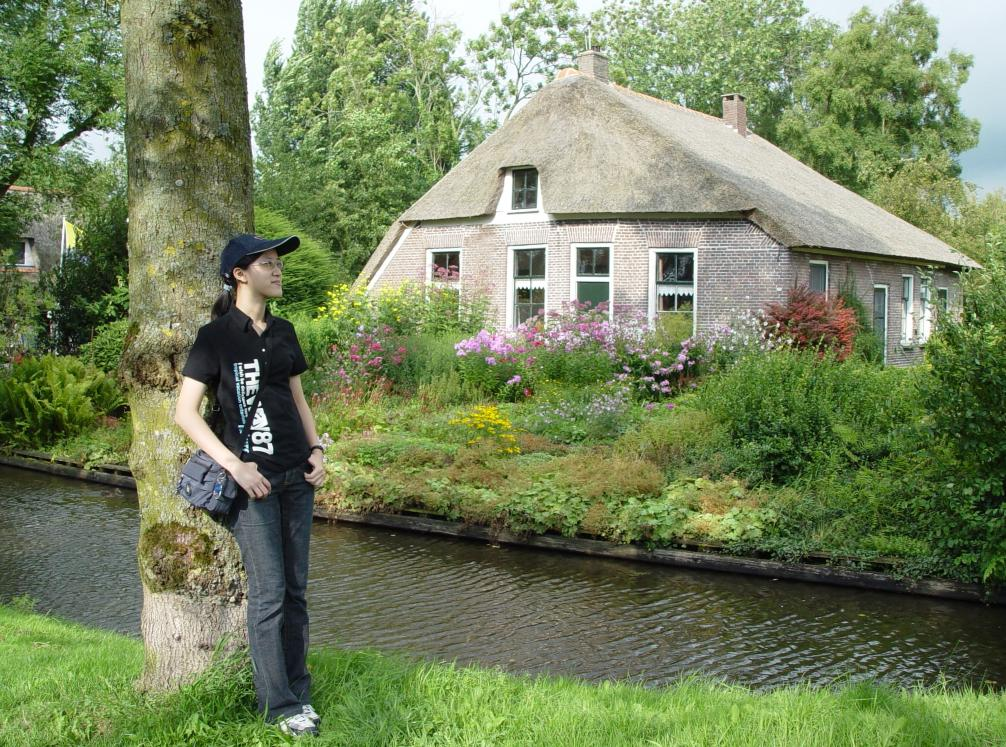
%> input picture MATLAB/GCmex1.8/outdoor_small.jpg, 1006 x 747 px
$ octave --eval "gc_example;"   (GNU Octave 9; MATLAB toolbox functions it lacks are replaced by stand-ins)
%> lines starting %> are read from the running program, lines starting %| are printed output that depends on the picture
### MATLAB/GCmex1.8/GraphCut.m
function [gch, varargout] = GraphCut(mode, varargin)
%
%   Performing Graph Cut energy minimization operations on a 2D grid.
%
%   Usage:
%       [gch ...] = GraphCut(mode, ...);
%
%
%   Inputs:
%   - mode: a string specifying mode of operation. See details below.
%
%   Output:
%   - gch: A handle to the constructed graph. Handle this handle with care
%          and don't forget to close it in the end!
%
%   Possible modes:
%   - 'open': Create a new graph object
%           [gch] = GraphCut('open', DataCost, SmoothnessCost);
%           [gch] = GraphCut('open', DataCost, SmoothnessCost, vC, hC);
%           [gch] = GraphCut('open', DataCost, SmoothnessCost, SparseSmoothness);
%
%       Inputs:
%           - DataCost a height by width by num_labels matrix where
%             Dc(r,c,l) equals the cost for assigning label l to pixel at (r,c)
%             Note that the graph dimensions, and the number of labels are deduced
%             form the size of the DataCost matrix.
%             When using SparseSmoothness Dc is of (L)x(P) where L is the
%             number of labels and P is the number of nodes/pixels in the
%             graph.
%           - SmoothnessCost a #labels by #labels matrix where Sc(l1, l2)
%             is the cost of assigning neighboring pixels with label1 and
%             label2. This cost is spatialy invariant
%           - vC, hC:optional arrays defining spatialy varying smoothness cost.
%                       Single precission arrays of size width*height.
%                       The smoothness cost is computed using:
%                       V_pq(l1, l2) = V(l1, l2) * w_pq
%                       where V is the SmoothnessCost matrix
%                       w_pq is spatialy varying parameter:
%                       if p=(r,c) and q=(r+1,c) then w_pq = vCue(r,c)
%                       if p=(r,c) and q=(r,c+1) then w_pq = hCue(r,c)
%                       (therefore in practice the last column of vC and
%                       the last row of vC are not used).
%           - SparseSmoothness: a sparse matrix defining both the graph
%               structure (might be other than grid) and the spatialy varying
%               smoothness term. Must be real positive sparse matrix of size
%               num_pixels by num_pixels, each non zero entry (i,j) defines a link
%               between pixels i and j with w_pq = SparseSmoothness(i,j).
%
%   - 'set': Set labels
%           [gch] = GraphCut('set', gch, labels)
%
%       Inputs:
%           - labels: a width by height array containing a label per pixel.
%             Array should be the same size of the grid with values
%             [0..num_labels].
%
%
%   - 'get': Get current labeling
%           [gch labels] = GraphCut('get', gch)
%
%       Outputs:
%           - labels: a height by width array, containing a label per pixel.
%             note that labels values are in range [0..num_labels-1].
%
%
%   - 'energy': Get current values of energy terms
%           [gch se de] = GraphCut('energy', gch)
%           [gch e] = GraphCut('energy', gch)
%
%       Outputs:
%           - se: Smoothness energy term.
%           - de: Data energy term.
%           - e = se + de
%
%
%   - 'expand': Perform labels expansion
%           [gch labels] = GraphCut('expand', gch)
%           [gch labels] = GraphCut('expand', gch, iter)
%           [gch labels] = GraphCut('expand', gch, [], label)
%           [gch labels] = GraphCut('expand', gch, [], label, indices)
%
%       When no inputs are provided, GraphCut performs expansion steps
%       until it converges.
%
%       Inputs:
%           - iter: a double scalar, the maximum number of expand
%                    iterations to perform.
%           - label: scalar denoting the label for which to perfom
%                     expand step (labels are [0..num_labels-1]).
%           - indices: array of linear indices of pixels for which
%                        expand step is computed.
%
%       Outputs:
%           - labels: a width*height array of type int32, containing a
%              label per pixel. note that labels values must be is range
%              [0..num_labels-1].
%
%
%   - 'swap': Perform alpha - beta swappings
%           [gch labels] = GraphCut('swap', gch)
%           [gch labels] = GraphCut('swap', gch, iter)
%           [gch labels] = GraphCut('swap', gch, label1, label2)
%
%       When no inputs are provided, GraphCut performs alpha - beta swaps steps
%       until it converges.
%
%       Inputs:
%           - iter: a double scalar, the maximum number of swap
%                      iterations to perform.
%           - label1, label2: int32 scalars denoting two labels for swap
%                                       step.
%
%       Outputs:
%           - labels: a width*height array of type int32, containing a
%              label per pixel. note that labels values must be is range
%              [0..num_labels-1].
%
%
%   - 'close': Close the graph and release allocated resources.
%       [gch] = GraphCut('close', gch);
%
%
%
%   This wrapper for Matlab was written by Shai Bagon (shai.bagon@weizmann.ac.il).
%   Department of Computer Science and Applied Mathmatics
%   Wiezmann Institute of Science
%   http://www.wisdom.weizmann.ac.il/
%
%	The core cpp application was written by Olga Veksler
%	(available from http://www.csd.uwo.ca/faculty/olga/code.html):
%
%   [1] Efficient Approximate Energy Minimization via Graph Cuts
%        Yuri Boykov, Olga Veksler, Ramin Zabih,
%        IEEE transactions on PAMI, vol. 20, no. 12, p. 1222-1239, November
%        2001.
%
%   [2] What Energy Functions can be Minimized via Graph Cuts?
%        Vladimir Kolmogorov and Ramin Zabih.
%        IEEE Transactions on Pattern Analysis and Machine Intelligence
%        (PAMI), vol. 26, no. 2,
%        February 2004, pp. 147-159.
%
%   [3] An Experimental Comparison of Min-Cut/Max-Flow Algorithms
%        for Energy Minimization in Vision.
%        Yuri Boykov and Vladimir Kolmogorov.
%        In IEEE Transactions on Pattern Analysis and Machine Intelligence
%        (PAMI),
%        vol. 26, no. 9, September 2004, pp. 1124-1137.
%
%   [4] Matlab Wrapper for Graph Cut.
%        Shai Bagon.
%        in www.wisdom.weizmann.ac.il/~bagon, December 2006.
%
%   This software can be used only for research purposes, you should  cite ALL of
%   the aforementioned papers in any resulting publication.
%   If you wish to use this software (or the algorithms described in the
%   aforementioned paper)
%   for commercial purposes, you should be aware that there is a US patent:
%
%       R. Zabih, Y. Boykov, O. Veksler,
%       "System and method for fast approximate energy minimization via
%       graph cuts ",
%       United Stated Patent 6,744,923, June 1, 2004
%
%
%   The Software is provided "as is", without warranty of any kind.
%
%

switch lower(mode)
    case {'o', 'open'}
        % open a new graph cut
        if nargout ~= 1
            error('GraphCut:Open: wrong number of output arguments');
        end

        gch = OpenGraph(varargin{:});

    case {'c', 'close'}
        % close the GraphCut handle - free memory.
        if nargin ~= 2
            error('GraphCut:Close: Too many inputs');
        end
        gch = varargin{1};
        [gch] = GraphCutMex(gch, 'c');

    case {'g', 'get'}
        % get current labeling

        if nargout ~= 2
            error('GraphCut:GetLabels: wrong number of outputs');
        end
        [gch labels] = GetLabels(varargin{:});

        varargout{1} = labels;

    case {'s', 'set'}
        % set user defined labeling
        if nargout ~= 1
            error('GraphCut:SetLabels: Too many outputs');
        end

        [gch] = SetLabels(varargin{:});

    case {'en', 'n', 'energy'}
        % get current energy values
        if nargin ~= 2
            error('GraphCut:GetEnergy: too many input arguments');
        end
        gch = varargin{1};
        [gch se de] = GraphCutMex(gch, 'n');
        switch nargout
            case 2
                varargout{1} = se+de;
            case 3
                varargout{1} = se;
                varargout{2} = de;
            case 1
            otherwise
                error('GraphCut:GetEnergy: wrong number of output arguments')
        end


    case {'e', 'ex', 'expand'}
        % use expand steps to minimize energy
        if nargout > 2
            error('GraphCut:Expand: too many output arguments');
        end
        [gch labels] = Expand(varargin{:});
        if nargout == 2
            varargout{1} = labels;
        end

    case {'sw', 'a', 'ab', 'swap'}
        % use alpha beta swapping to minimize energy
        if nargout > 2
            error('GraphCut:Expand: too many output arguments');
        end
        [gch labels] = Swap(varargin{:});
        if nargout == 2
            varargout{1} = labels;
        end

    otherwise
        error('GraphCut: Unrecognized mode %s', mode);
end

%%%%%%%%%%%%%%%%%%%%%%%%%%%%%%%%%%%%%%%%%%%%%%%%%%%%%%%%%%%%%%%%%%%%%
%
%   Aux functions
%
%%%%%%%%%%%%%%%%%%%%%%%%%%%%%%%%%%%%%%%%%%%%%%%%%%%%%%%%%%%%%%%%%%%%%
function gch = OpenGraph(varargin)
% Usage [gch] = OpenGraph(Dc, Sc, [vC, hC]) - 2D grid
% or    [gch] = OpenGraph(Dc, Sc, [Contrast]) -3D grid
% or    [gch] = GraphCut(DataCost, SmoothnessCost, SparseSmoothness) - any graph
nin = numel(varargin);
if (nin~=2)  && (nin ~= 3) && (nin~=4)
    error('GraphCut:Open: wrong number of inputs');
end

% Data cost
Dc = varargin{1};
if ndims(Dc) == 4
    %%% 3D graph
    [R C Z L] = size(Dc);
    if ~strcmp(class(Dc),'single')
        Dc = single(Dc);
    end
    Dc = permute(Dc,[4 1 2 3]);
    Dc = Dc(:)';

    % smoothness cost
    Sc = varargin{2};
    if any( size(Sc) ~= [L L] )
        error('GraphCut:Open: smoothness cost has incorrect size');
    end
    if ~strcmp(class(Sc),'single')
        Sc = single(Sc);
    end
    Sc = Sc(:)';
    if nin == 3
        Contrast = varargin{3};
        if any( size(Contrast) ~= [R C Z] )
            error('GraphCut:Open: Contrast term is of wrong size');
        end
        if ~strcmp(class(Contrast),'single')
            Contrast = single(Contrast);
        end
        Contrast = Contrast(:);

        gch = GraphCut3dConstr(R, C, Z, L, Dc, Sc, Contrast);
    elseif nin == 2
        gch = GraphCut3dConstr(R, C, Z, L, Dc, Sc);
    else
        error('GraphCut:Open: wrong number of inputs for 3D graph');
    end
elseif ndims(Dc) == 3
    %%% 2D graph
    [h w l] = size(Dc);
    if ~strcmp(class(Dc),'single')
        Dc = single(Dc);
    end
    Dc = permute(Dc,[3 2 1]);
    Dc = Dc(:)';

    % smoothness cost
    Sc = varargin{2};
    if any( size(Sc) ~= [l l] )
        error('GraphCut:Open: smoothness cost has incorrect size');
    end
    if ~strcmp(class(Sc),'single')
        Sc = single(Sc);
    end
    Sc = Sc(:)';

    if nin==4
        vC = varargin{3};
        if any( size(vC) ~= [h w] )
            error('GraphCut:Open: vertical cue size incorrect');
        end
        if ~strcmp(class(vC),'single')
            vC = single(vC);
        end
        vC = vC';

        hC = varargin{4};
        if any( size(hC) ~= [h w] )
            error('GraphCut:Open: horizontal cue size incorrect');
        end
        if ~strcmp(class(hC),'single')
            hC = single(hC);
        end
        hC = hC';
        gch = GraphCutConstr(w, h, l, Dc, Sc, vC(:), hC(:));
    elseif nin == 2
        gch = GraphCutConstr(w, h, l, Dc, Sc);
    else
        error('GraphCut:Open: wrong number of input for 2D grid');
    end
elseif ndims(Dc) == 2
    %%% arbitrary graph
    if nin ~= 3
        error('GraphCut:Open', 'incorect number of inputs');
    end

    [nl np] = size(Dc);
    Sc = varargin{2};
    if any(size(Sc) ~= [nl nl])
        error('GraphCut:Open', 'Wrong size of Dc or Sc');
    end

    SparseSc = varargin{3};
    if any(size(SparseSc) ~= [np np])
        error('GraphCut:Open', 'Wrong size of SparseSc');
    end

    gch = GraphCutConstrSparse(single(Dc(:)), single(Sc(:)), SparseSc);

else
    %%% Unknown dimensionality...
    error('GraphCut:Open: data cost has incorect dimensionality');
end

%%%%%%%%%%%%%%%%%%%%%%%%%%%%%%%%%%%%%%%%%%%%%%%%%%%%%%%%%%%%%%%%%%%%%
% [14 lines left out: function SetLabels, not called in this run]

%%%%%%%%%%%%%%%%%%%%%%%%%%%%%%%%%%%%%%%%%%%%%%%%%%%%%%%%%%%%%%%%%%%%%
% [8 lines left out: function GetLabels, not called in this run]

%%%%%%%%%%%%%%%%%%%%%%%%%%%%%%%%%%%%%%%%%%%%%%%%%%%%%%%%%%%%%%%%%%%%%
% [17 lines left out: function Expand, not called in this run]

%%%%%%%%%%%%%%%%%%%%%%%%%%%%%%%%%%%%%%%%%%%%%%%%%%%%%%%%%%%%%%%%%%%%%
% [13 lines left out: function Swap, not called in this run]

%%%%%%%%%%%%%%%%%%%%%%%%%%%%%%%%%%%%%%%%%%%%%%%%%%%%%%%%%%%%%%%%%%%%%

### MATLAB/GCmex1.8/gc_example.m
function gc_example()
% An example of how to segment a color image according to pixel colors.
% Fisrt stage identifies k distinct clusters in the color space of the
% image. Then the image is segmented according to these regions; each pixel
% is assigned to its cluster and the GraphCut poses smoothness constraint
% on this labeling.

close all

% read an image
im = im2double(imread('outdoor_small.jpg'));

sz = size(im);

% try to segment the image into k different regions
k = 4;

% color space distance
distance = 'sqEuclidean';

% cluster the image colors into k regions
data = ToVector(im);
[idx c] = kmeans(data, k, 'distance', distance,'maxiter',200);
%> c = [0.391 0.461 0.278; 0.585 0.651 0.45; 0.174 0.225 0.116; 0.84 0.852 0.8]

% calculate the data cost per cluster center
Dc = zeros([sz(1:2) k],'single');
for ci=1:k
    % use covariance matrix per cluster
    icv = inv(cov(data(idx==ci,:)));
    dif = data - repmat(c(ci,:), [size(data,1) 1]);
    % data cost is minus log likelihood of the pixel to belong to each
    % cluster according to its RGB value
    Dc(:,:,ci) = reshape(sum((dif*icv).*dif./2,2),sz(1:2));
end
%> this loop made 4 passes
%> icv on passes 1 to 4: [468.1 -228.5 -154.5; -228.5 281.8 70.7; -154.5 70.7 204.5], [421.2 -201.8 -150.9; -201.8 251 66.94; -150.9 66.94 158.3], [754 -420.5 -287.1; -420.5 373.2 97.67; -287.1 97.67 374.7], [448 -300 -62.27; -300 602.4 -190.1; -62.27 -190.1 219.3]
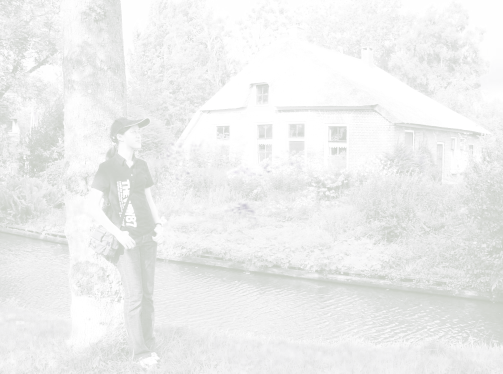
%> Dc: size 747x1006x4 single (shown at 1/2 size); mean R, G, B, A 10, 9.2, 18.6, 17.1; transparent parts drawn white

% cut the graph

% smoothness term:
% constant part
Sc = ones(k) - eye(k);
% spatialy varying part
% [Hc Vc] = gradient(imfilter(rgb2gray(im),fspecial('gauss',[3 3]),'symmetric'));
[Hc Vc] = SpatialCues(im);
%> the loop in SpatialCues, `for b=1:size(im,3)` made 3 passes
%> pass 1, in SpatialCues, `hC = max(hC, abs(imfilter(im(:,:,b), vf', 'symmetric')));`:
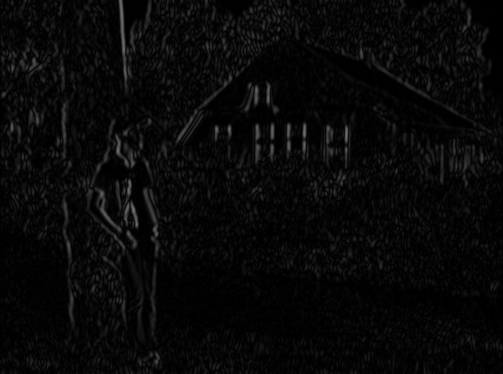
%> hC: size 747x1006 double (shown at 1/2 size); min 3.47e-18, max 0.47, mean 0.0339

a = tic();
gch = GraphCut('open', Dc, 10*Sc, exp(-Vc*5), exp(-Hc*5));
%> in OpenGraph, `Sc = varargin{2};`: Sc = [0 10 10 10; 10 0 10 10; 10 10 0 10; 10 10 10 0]
%> in OpenGraph, `Sc = Sc(:)';`: Sc = [0 10 10 10 10 0 10 10 10 10 0 10 10 10 10 0]
%> in OpenGraph, `vC = varargin{3};`:
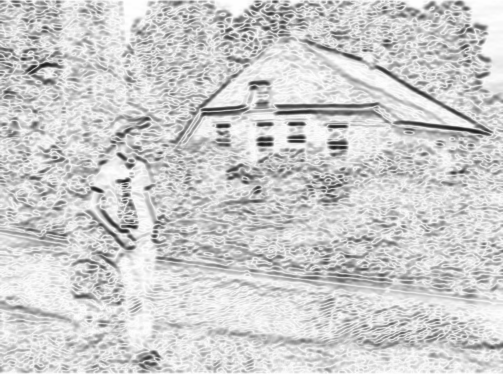
%> vC: size 747x1006 double (shown at 1/2 size); min 0.0907, max 1, mean 0.806
%> in OpenGraph, `vC = vC';`:
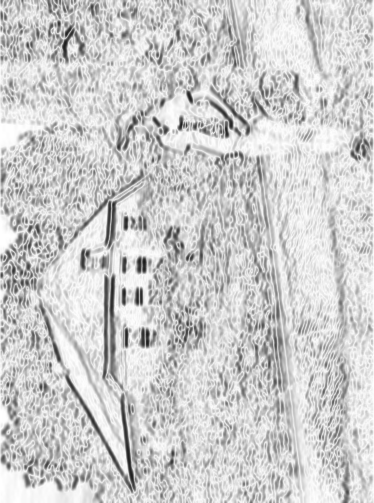
%> vC: size 1006x747 single (shown at 1/2 size); min 0.0907, max 1, mean 0.806; mean of the top-left, top-right, bottom-left and bottom-right quarters 0.792, 0.825, 0.789, 0.819
%> in OpenGraph, `hC = varargin{4};`:
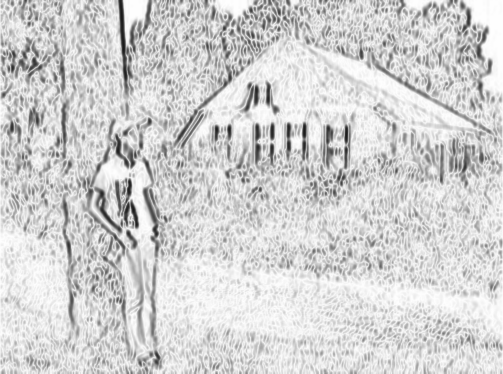
%> hC: size 747x1006 double (shown at 1/2 size); min 0.0955, max 1, mean 0.825
%> in OpenGraph, `hC = hC';`:
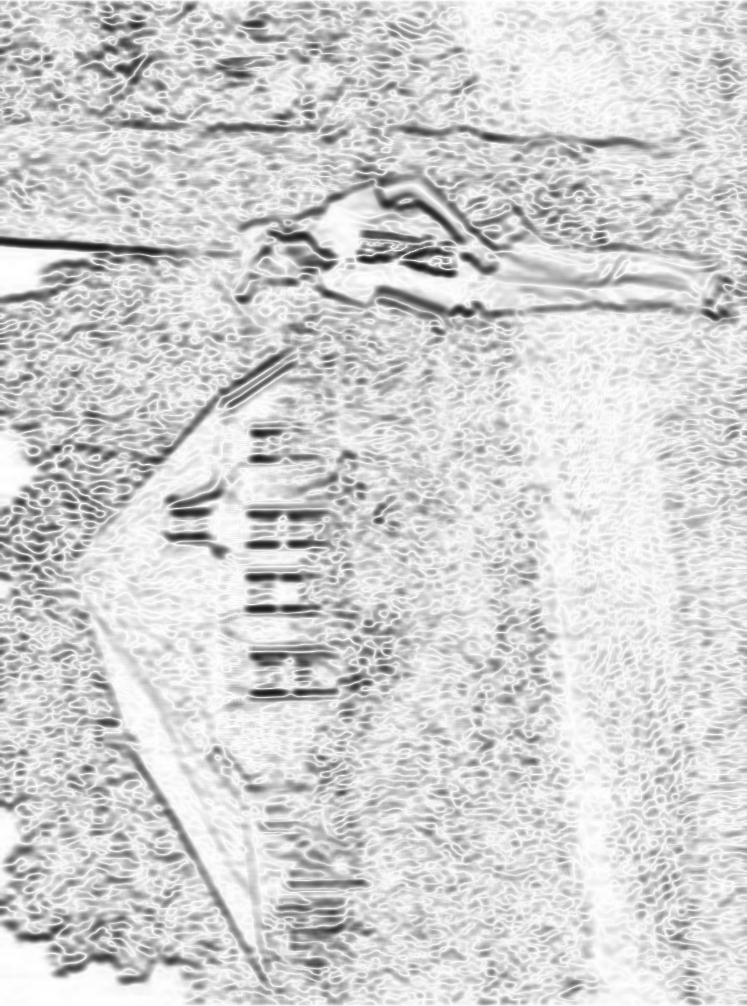
%> hC: size 1006x747 single; min 0.0955, max 1, mean 0.825; mean of the top-left, top-right, bottom-left and bottom-right quarters 0.782, 0.836, 0.811, 0.871
%> the run ends on the next line
% [12 lines not run here, left out]
function v = ToVector(im)
% takes MxNx3 picture and returns (MN)x3 vector
sz = size(im);
v = reshape(im, [prod(sz(1:2)) 3]);

%-----------------------------------------------%
% [13 lines left out: function PlotLabels, not called in this run]

%-----------------------------------------------%
function [hC vC] = SpatialCues(im)
g = fspecial('gauss', [13 13], sqrt(13));
dy = fspecial('sobel');
vf = conv2(g, dy, 'valid');
sz = size(im);

vC = zeros(sz(1:2));
hC = vC;

for b=1:size(im,3)
    vC = max(vC, abs(imfilter(im(:,:,b), vf, 'symmetric')));
    hC = max(hC, abs(imfilter(im(:,:,b), vf', 'symmetric')));
end
